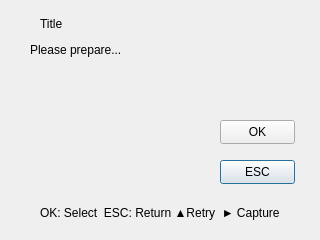
<ui version="4.0" >
 <class>EnrollPhoto</class>
 <widget class="QDialog" name="EnrollPhoto" >
  <property name="geometry" >
   <rect>
    <x>0</x>
    <y>0</y>
    <width>320</width>
    <height>240</height>
   </rect>
  </property>
  <property name="windowTitle" >
   <string>Dialog</string>
  </property>
  <widget class="QLabel" name="lblBackground" >
   <property name="geometry" >
    <rect>
     <x>0</x>
     <y>0</y>
     <width>320</width>
     <height>240</height>
    </rect>
   </property>
   <property name="text" >
    <string/>
   </property>
   <property name="pixmap" >
    <pixmap resource="../sb3000.qrc" >:/images/res/bg-main.png</pixmap>
   </property>
  </widget>
  <widget class="QLabel" name="lblBackgroundFrame" >
   <property name="geometry" >
    <rect>
     <x>12</x>
     <y>10</y>
     <width>297</width>
     <height>217</height>
    </rect>
   </property>
   <property name="text" >
    <string/>
   </property>
   <property name="pixmap" >
    <pixmap resource="../sb3000.qrc" >:/images/res/bg-mask2.png</pixmap>
   </property>
   <property name="scaledContents" >
    <bool>true</bool>
   </property>
  </widget>
  <widget class="QLabel" name="lblTitleBackground" >
   <property name="geometry" >
    <rect>
     <x>0</x>
     <y>4</y>
     <width>320</width>
     <height>30</height>
    </rect>
   </property>
   <property name="text" >
    <string/>
   </property>
   <property name="pixmap" >
    <pixmap resource="../sb3000.qrc" >:/images/res/title-1.png</pixmap>
   </property>
  </widget>
  <widget class="QLabel" name="label" >
   <property name="geometry" >
    <rect>
     <x>0</x>
     <y>176</y>
     <width>320</width>
     <height>63</height>
    </rect>
   </property>
   <property name="text" >
    <string/>
   </property>
   <property name="pixmap" >
    <pixmap resource="../sb3000.qrc" >:/images/res/bottom.png</pixmap>
   </property>
  </widget>
  <widget class="QLabel" name="lblTitleText" >
   <property name="geometry" >
    <rect>
     <x>40</x>
     <y>10</y>
     <width>273</width>
     <height>28</height>
    </rect>
   </property>
   <property name="text" >
    <string>Title</string>
   </property>
  </widget>
  <widget class="QLabel" name="lblTitleIcon" >
   <property name="geometry" >
    <rect>
     <x>9</x>
     <y>10</y>
     <width>26</width>
     <height>26</height>
    </rect>
   </property>
   <property name="text" >
    <string/>
   </property>
   <property name="pixmap" >
    <pixmap resource="../sb3000.qrc" >:/images/res/icon-camera.png</pixmap>
   </property>
   <property name="scaledContents" >
    <bool>true</bool>
   </property>
  </widget>
  <widget class="QLabel" name="lblStatusIcon" >
   <property name="geometry" >
    <rect>
     <x>20</x>
     <y>205</y>
     <width>16</width>
     <height>16</height>
    </rect>
   </property>
   <property name="text" >
    <string/>
   </property>
   <property name="pixmap" >
    <pixmap resource="../sb3000.qrc" >:/images/res/icon-help.png</pixmap>
   </property>
  </widget>
  <widget class="QLabel" name="lblStatusText" >
   <property name="geometry" >
    <rect>
     <x>40</x>
     <y>200</y>
     <width>270</width>
     <height>25</height>
    </rect>
   </property>
   <property name="text" >
    <string>OK: Select  ESC: Return ▲Retry  ► Capture</string>
   </property>
  </widget>
  <widget class="QLabel" name="lblEnrollStatus" >
   <property name="geometry" >
    <rect>
     <x>30</x>
     <y>40</y>
     <width>260</width>
     <height>21</height>
    </rect>
   </property>
   <property name="focusPolicy" >
    <enum>Qt::StrongFocus</enum>
   </property>
   <property name="text" >
    <string>Please prepare...</string>
   </property>
  </widget>
  <widget class="QPushButton" name="btnESC" >
   <property name="geometry" >
    <rect>
     <x>220</x>
     <y>160</y>
     <width>75</width>
     <height>24</height>
    </rect>
   </property>
   <property name="text" >
    <string>ESC</string>
   </property>
  </widget>
  <widget class="QPushButton" name="btnOK" >
   <property name="geometry" >
    <rect>
     <x>220</x>
     <y>120</y>
     <width>75</width>
     <height>24</height>
    </rect>
   </property>
   <property name="text" >
    <string>OK</string>
   </property>
  </widget>
  <widget class="QLabel" name="lblCameraArea" >
   <property name="geometry" >
    <rect>
     <x>60</x>
     <y>60</y>
     <width>141</width>
     <height>141</height>
    </rect>
   </property>
   <property name="frameShape" >
    <enum>QFrame::NoFrame</enum>
   </property>
   <property name="text" >
    <string/>
   </property>
   <property name="pixmap" >
    <pixmap resource="../sb3000.qrc" >:/images/res/default-character.png</pixmap>
   </property>
   <property name="scaledContents" >
    <bool>true</bool>
   </property>
  </widget>
 </widget>
 <tabstops>
  <tabstop>lblEnrollStatus</tabstop>
  <tabstop>btnOK</tabstop>
  <tabstop>btnESC</tabstop>
 </tabstops>
 <resources>
  <include location="../sb3000.qrc" />
 </resources>
 <connections/>
</ui>
